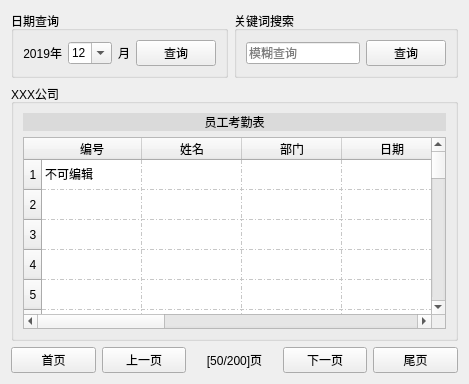
        <widget class="QWidget" name="page_3">
         <layout class="QVBoxLayout" name="verticalLayout_7">
          <item>
           <widget class="QWidget" name="widget_11" native="true">
            <layout class="QHBoxLayout" name="horizontalLayout_11" stretch="2,3">
             <property name="leftMargin">
              <number>0</number>
             </property>
             <property name="topMargin">
              <number>0</number>
             </property>
             <property name="rightMargin">
              <number>0</number>
             </property>
             <property name="bottomMargin">
              <number>0</number>
             </property>
             <item>
              <widget class="QGroupBox" name="groupBox_10">
               <property name="title">
                <string>日期查询</string>
               </property>
               <layout class="QHBoxLayout" name="horizontalLayout_12">
                <item>
                 <widget class="QLabel" name="label_13">
                  <property name="text">
                   <string>2019年</string>
                  </property>
                  <property name="alignment">
                   <set>Qt::AlignRight|Qt::AlignTrailing|Qt::AlignVCenter</set>
                  </property>
                 </widget>
                </item>
                <item>
                 <widget class="QComboBox" name="comboBox_3">
                  <property name="maximumSize">
                   <size>
                    <width>50</width>
                    <height>16777215</height>
                   </size>
                  </property>
                  <property name="editable">
                   <bool>true</bool>
                  </property>
                  <property name="currentIndex">
                   <number>4</number>
                  </property>
                  <property name="maxCount">
                   <number>12</number>
                  </property>
                  <property name="frame">
                   <bool>true</bool>
                  </property>
                  <item>
                   <property name="text">
                    <string>2</string>
                   </property>
                  </item>
                  <item>
                   <property name="text">
                    <string>3</string>
                   </property>
                  </item>
                  <item>
                   <property name="text">
                    <string>4</string>
                   </property>
                  </item>
                  <item>
                   <property name="text">
                    <string>11</string>
                   </property>
                  </item>
                  <item>
                   <property name="text">
                    <string>12</string>
                   </property>
                  </item>
                 </widget>
                </item>
                <item>
                 <widget class="QLabel" name="label_14">
                  <property name="text">
                   <string>月</string>
                  </property>
                  <property name="alignment">
                   <set>Qt::AlignLeading|Qt::AlignLeft|Qt::AlignVCenter</set>
                  </property>
                 </widget>
                </item>
                <item>
                 <widget class="QPushButton" name="pushButton_17">
                  <property name="text">
                   <string>查询</string>
                  </property>
                 </widget>
                </item>
               </layout>
              </widget>
             </item>
             <item>
              <widget class="QGroupBox" name="groupBox_11">
               <property name="title">
                <string>关键词搜索</string>
               </property>
               <layout class="QHBoxLayout" name="horizontalLayout_13">
                <item>
                 <widget class="QLineEdit" name="lineEdit_34">
                  <property name="frame">
                   <bool>true</bool>
                  </property>
                  <property name="placeholderText">
                   <string>模糊查询</string>
                  </property>
                  <property name="clearButtonEnabled">
                   <bool>true</bool>
                  </property>
                 </widget>
                </item>
                <item>
                 <widget class="QPushButton" name="pushButton_18">
                  <property name="text">
                   <string>查询</string>
                  </property>
                 </widget>
                </item>
               </layout>
              </widget>
             </item>
            </layout>
           </widget>
          </item>
          <item>
           <widget class="QGroupBox" name="groupBox_4">
            <property name="title">
             <string>XXX公司</string>
            </property>
            <layout class="QVBoxLayout" name="verticalLayout_4">
             <item>
              <widget class="QLabel" name="label_51">
               <property name="styleSheet">
                <string notr="true">background-color: rgb(218, 218, 218);</string>
               </property>
               <property name="text">
                <string>员工考勤表</string>
               </property>
               <property name="alignment">
                <set>Qt::AlignCenter</set>
               </property>
              </widget>
             </item>
             <item>
              <widget class="QTableWidget" name="tableWidget_2">
               <property name="focusPolicy">
                <enum>Qt::NoFocus</enum>
               </property>
               <property name="tabKeyNavigation">
                <bool>true</bool>
               </property>
               <property name="gridStyle">
                <enum>Qt::DashDotLine</enum>
               </property>
               <row>
                <property name="text">
                 <string>1</string>
                </property>
                <property name="textAlignment">
                 <set>AlignCenter</set>
                </property>
               </row>
               <row>
                <property name="text">
                 <string>2</string>
                </property>
                <property name="textAlignment">
                 <set>AlignCenter</set>
                </property>
               </row>
               <row>
                <property name="text">
                 <string>3</string>
                </property>
                <property name="textAlignment">
                 <set>AlignCenter</set>
                </property>
               </row>
               <row>
                <property name="text">
                 <string>4</string>
                </property>
                <property name="textAlignment">
                 <set>AlignCenter</set>
                </property>
               </row>
               <row>
                <property name="text">
                 <string>5</string>
                </property>
                <property name="textAlignment">
                 <set>AlignCenter</set>
                </property>
               </row>
               <row>
                <property name="text">
                 <string>6</string>
                </property>
                <property name="textAlignment">
                 <set>AlignCenter</set>
                </property>
               </row>
               <row>
                <property name="text">
                 <string>7</string>
                </property>
                <property name="textAlignment">
                 <set>AlignCenter</set>
                </property>
               </row>
               <row>
                <property name="text">
                 <string>8</string>
                </property>
                <property name="textAlignment">
                 <set>AlignCenter</set>
                </property>
               </row>
               <row>
                <property name="text">
                 <string>9</string>
                </property>
                <property name="textAlignment">
                 <set>AlignCenter</set>
                </property>
               </row>
               <row>
                <property name="text">
                 <string>10</string>
                </property>
               </row>
               <row>
                <property name="text">
                 <string>11</string>
                </property>
               </row>
               <row>
                <property name="text">
                 <string>12</string>
                </property>
               </row>
               <row>
                <property name="text">
                 <string>13</string>
                </property>
               </row>
               <row>
                <property name="text">
                 <string>14</string>
                </property>
               </row>
               <row>
                <property name="text">
                 <string>15</string>
                </property>
               </row>
               <row>
                <property name="text">
                 <string>16</string>
                </property>
               </row>
               <row>
                <property name="text">
                 <string>17</string>
                </property>
               </row>
               <row>
                <property name="text">
                 <string>18</string>
                </property>
               </row>
               <row>
                <property name="text">
                 <string>19</string>
                </property>
               </row>
               <row>
                <property name="text">
                 <string>20</string>
                </property>
               </row>
               <row>
                <property name="text">
                 <string>21</string>
                </property>
               </row>
               <row>
                <property name="text">
                 <string>22</string>
                </property>
               </row>
               <row>
                <property name="text">
                 <string>24</string>
                </property>
               </row>
               <row>
                <property name="text">
                 <string>23</string>
                </property>
               </row>
               <row>
                <property name="text">
                 <string>25</string>
                </property>
               </row>
               <row>
                <property name="text">
                 <string>26</string>
                </property>
               </row>
               <row>
                <property name="text">
                 <string>28</string>
                </property>
               </row>
               <row>
                <property name="text">
                 <string>29</string>
                </property>
               </row>
               <row>
                <property name="text">
                 <string>30</string>
                </property>
               </row>
               <row>
                <property name="text">
                 <string>31</string>
                </property>
               </row>
               <row>
                <property name="text">
                 <string>32</string>
                </property>
               </row>
               <row>
                <property name="text">
                 <string>33</string>
                </property>
               </row>
               <row>
                <property name="text">
                 <string>35</string>
                </property>
               </row>
               <column>
                <property name="text">
                 <string>编号</string>
                </property>
               </column>
               <column>
                <property name="text">
                 <string>姓名</string>
                </property>
               </column>
               <column>
                <property name="text">
                 <string>部门</string>
                </property>
               </column>
               <column>
                <property name="text">
                 <string>日期</string>
                </property>
               </column>
               <column>
                <property name="text">
                 <string>迟到</string>
                </property>
               </column>
               <column>
                <property name="text">
                 <string>早退</string>
                </property>
               </column>
               <column>
                <property name="text">
                 <string>病假</string>
                </property>
               </column>
               <column>
                <property name="text">
                 <string>事假</string>
                </property>
               </column>
               <column>
                <property name="text">
                 <string>旷工</string>
                </property>
               </column>
               <item row="0" column="0">
                <property name="text">
                 <string>不可编辑</string>
                </property>
               </item>
              </widget>
             </item>
            </layout>
           </widget>
          </item>
          <item>
           <widget class="QWidget" name="widget_12" native="true">
            <layout class="QHBoxLayout" name="horizontalLayout_14">
             <property name="leftMargin">
              <number>0</number>
             </property>
             <property name="topMargin">
              <number>0</number>
             </property>
             <property name="rightMargin">
              <number>0</number>
             </property>
             <property name="bottomMargin">
              <number>0</number>
             </property>
             <item>
              <widget class="QPushButton" name="pushButton_19">
               <property name="text">
                <string>首页</string>
               </property>
              </widget>
             </item>
             <item>
              <widget class="QPushButton" name="pushButton_20">
               <property name="text">
                <string>上一页</string>
               </property>
              </widget>
             </item>
             <item>
              <widget class="QLabel" name="label_15">
               <property name="text">
                <string>[50/200]页</string>
               </property>
               <property name="alignment">
                <set>Qt::AlignCenter</set>
               </property>
              </widget>
             </item>
             <item>
              <widget class="QPushButton" name="pushButton_21">
               <property name="text">
                <string>下一页</string>
               </property>
              </widget>
             </item>
             <item>
              <widget class="QPushButton" name="pushButton_22">
               <property name="text">
                <string>尾页</string>
               </property>
              </widget>
             </item>
            </layout>
           </widget>
          </item>
         </layout>
        </widget>
